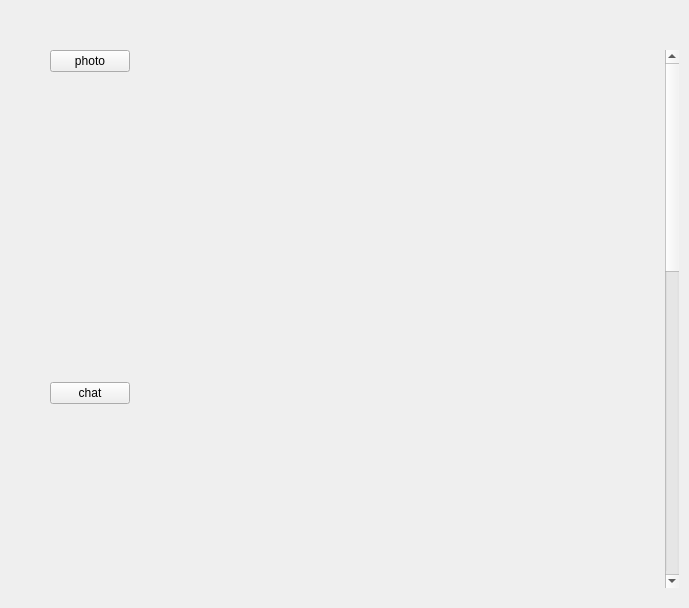
<?xml version="1.0" encoding="UTF-8"?>
<ui version="4.0">
 <class>Form</class>
 <widget class="QWidget" name="Form">
  <property name="geometry">
   <rect>
    <x>0</x>
    <y>0</y>
    <width>689</width>
    <height>608</height>
   </rect>
  </property>
  <property name="windowTitle">
   <string>Form</string>
  </property>
  <layout class="QHBoxLayout" name="horizontalLayout">
   <property name="leftMargin">
    <number>10</number>
   </property>
   <property name="topMargin">
    <number>50</number>
   </property>
   <property name="rightMargin">
    <number>10</number>
   </property>
   <property name="bottomMargin">
    <number>20</number>
   </property>
   <item>
    <widget class="ScrollArea" name="ScrollArea">
     <property name="styleSheet">
      <string notr="true">#ScrollArea {
border:none;
}</string>
     </property>
     <property name="widgetResizable">
      <bool>true</bool>
     </property>
     <widget class="QWidget" name="scrollAreaWidgetContents">
      <property name="geometry">
       <rect>
        <x>0</x>
        <y>0</y>
        <width>669</width>
        <height>1380</height>
       </rect>
      </property>
      <property name="styleSheet">
       <string notr="true"/>
      </property>
      <layout class="QVBoxLayout" name="verticalLayout_2">
       <property name="spacing">
        <number>5</number>
       </property>
       <property name="leftMargin">
        <number>40</number>
       </property>
       <property name="topMargin">
        <number>0</number>
       </property>
       <property name="rightMargin">
        <number>40</number>
       </property>
       <property name="bottomMargin">
        <number>0</number>
       </property>
       <item>
        <layout class="QVBoxLayout" name="verticalLayout">
         <item>
          <layout class="QHBoxLayout" name="horizontalLayout_2">
           <item>
            <widget class="PushButton" name="photo">
             <property name="text">
              <string>photo</string>
             </property>
            </widget>
           </item>
           <item>
            <spacer name="horizontalSpacer">
             <property name="orientation">
              <enum>Qt::Horizontal</enum>
             </property>
             <property name="sizeHint" stdset="0">
              <size>
               <width>40</width>
               <height>20</height>
              </size>
             </property>
            </spacer>
           </item>
          </layout>
         </item>
         <item>
          <widget class="ScrollArea" name="ScrollArea_2">
           <property name="minimumSize">
            <size>
             <width>0</width>
             <height>300</height>
            </size>
           </property>
           <property name="styleSheet">
            <string notr="true">#ScrollArea_2 {
border:none;
}</string>
           </property>
           <property name="widgetResizable">
            <bool>true</bool>
           </property>
           <widget class="QWidget" name="scrollAreaWidgetContents_2">
            <property name="geometry">
             <rect>
              <x>0</x>
              <y>0</y>
              <width>587</width>
              <height>300</height>
             </rect>
            </property>
            <property name="minimumSize">
             <size>
              <width>0</width>
              <height>0</height>
             </size>
            </property>
            <property name="styleSheet">
             <string notr="true">magrin:5px;</string>
            </property>
            <layout class="QVBoxLayout" name="verticalLayout_3">
             <property name="spacing">
              <number>10</number>
             </property>
             <property name="leftMargin">
              <number>10</number>
             </property>
             <property name="topMargin">
              <number>10</number>
             </property>
             <property name="rightMargin">
              <number>10</number>
             </property>
             <property name="bottomMargin">
              <number>10</number>
             </property>
            </layout>
           </widget>
          </widget>
         </item>
         <item>
          <layout class="QHBoxLayout" name="horizontalLayout_3">
           <item>
            <widget class="PushButton" name="chat">
             <property name="text">
              <string>chat</string>
             </property>
            </widget>
           </item>
           <item>
            <spacer name="horizontalSpacer_2">
             <property name="orientation">
              <enum>Qt::Horizontal</enum>
             </property>
             <property name="sizeHint" stdset="0">
              <size>
               <width>40</width>
               <height>20</height>
              </size>
             </property>
            </spacer>
           </item>
          </layout>
         </item>
         <item>
          <widget class="ScrollArea" name="ScrollArea_3">
           <property name="minimumSize">
            <size>
             <width>0</width>
             <height>300</height>
            </size>
           </property>
           <property name="styleSheet">
            <string notr="true">#ScrollArea_3 {
border:none;
}</string>
           </property>
           <property name="widgetResizable">
            <bool>true</bool>
           </property>
           <widget class="QWidget" name="scrollAreaWidgetContents_3">
            <property name="geometry">
             <rect>
              <x>0</x>
              <y>0</y>
              <width>587</width>
              <height>300</height>
             </rect>
            </property>
            <property name="minimumSize">
             <size>
              <width>0</width>
              <height>0</height>
             </size>
            </property>
            <property name="styleSheet">
             <string notr="true">magrin:5px;</string>
            </property>
            <layout class="QVBoxLayout" name="verticalLayout_5">
             <property name="spacing">
              <number>10</number>
             </property>
             <property name="leftMargin">
              <number>10</number>
             </property>
             <property name="topMargin">
              <number>10</number>
             </property>
             <property name="rightMargin">
              <number>10</number>
             </property>
             <property name="bottomMargin">
              <number>10</number>
             </property>
            </layout>
           </widget>
          </widget>
         </item>
         <item>
          <layout class="QHBoxLayout" name="horizontalLayout_4">
           <item>
            <widget class="PushButton" name="audio">
             <property name="text">
              <string>audio</string>
             </property>
            </widget>
           </item>
           <item>
            <spacer name="horizontalSpacer_3">
             <property name="orientation">
              <enum>Qt::Horizontal</enum>
             </property>
             <property name="sizeHint" stdset="0">
              <size>
               <width>40</width>
               <height>20</height>
              </size>
             </property>
            </spacer>
           </item>
          </layout>
         </item>
         <item>
          <widget class="ScrollArea" name="ScrollArea_4">
           <property name="minimumSize">
            <size>
             <width>0</width>
             <height>300</height>
            </size>
           </property>
           <property name="styleSheet">
            <string notr="true">#ScrollArea_4 {
border:none;
}</string>
           </property>
           <property name="widgetResizable">
            <bool>true</bool>
           </property>
           <widget class="QWidget" name="scrollAreaWidgetContents_4">
            <property name="geometry">
             <rect>
              <x>0</x>
              <y>0</y>
              <width>587</width>
              <height>300</height>
             </rect>
            </property>
            <property name="minimumSize">
             <size>
              <width>0</width>
              <height>0</height>
             </size>
            </property>
            <property name="styleSheet">
             <string notr="true">magrin:5px;</string>
            </property>
            <layout class="QVBoxLayout" name="verticalLayout_4">
             <property name="spacing">
              <number>10</number>
             </property>
             <property name="leftMargin">
              <number>10</number>
             </property>
             <property name="topMargin">
              <number>10</number>
             </property>
             <property name="rightMargin">
              <number>10</number>
             </property>
             <property name="bottomMargin">
              <number>10</number>
             </property>
            </layout>
           </widget>
          </widget>
         </item>
         <item>
          <layout class="QHBoxLayout" name="horizontalLayout_5">
           <item>
            <widget class="PushButton" name="video">
             <property name="text">
              <string>video</string>
             </property>
            </widget>
           </item>
           <item>
            <spacer name="horizontalSpacer_4">
             <property name="orientation">
              <enum>Qt::Horizontal</enum>
             </property>
             <property name="sizeHint" stdset="0">
              <size>
               <width>40</width>
               <height>20</height>
              </size>
             </property>
            </spacer>
           </item>
          </layout>
         </item>
         <item>
          <widget class="ScrollArea" name="ScrollArea_5">
           <property name="minimumSize">
            <size>
             <width>0</width>
             <height>300</height>
            </size>
           </property>
           <property name="styleSheet">
            <string notr="true">#ScrollArea_5 {
border:none;
}</string>
           </property>
           <property name="widgetResizable">
            <bool>true</bool>
           </property>
           <widget class="QWidget" name="scrollAreaWidgetContents_5">
            <property name="geometry">
             <rect>
              <x>0</x>
              <y>0</y>
              <width>587</width>
              <height>300</height>
             </rect>
            </property>
            <property name="minimumSize">
             <size>
              <width>0</width>
              <height>0</height>
             </size>
            </property>
            <property name="styleSheet">
             <string notr="true">magrin:5px;</string>
            </property>
            <layout class="QVBoxLayout" name="verticalLayout_6">
             <property name="spacing">
              <number>10</number>
             </property>
             <property name="leftMargin">
              <number>10</number>
             </property>
             <property name="topMargin">
              <number>10</number>
             </property>
             <property name="rightMargin">
              <number>10</number>
             </property>
             <property name="bottomMargin">
              <number>10</number>
             </property>
            </layout>
           </widget>
          </widget>
         </item>
        </layout>
       </item>
      </layout>
     </widget>
    </widget>
   </item>
  </layout>
 </widget>
 <customwidgets>
  <customwidget>
   <class>PushButton</class>
   <extends>QPushButton</extends>
   <header>qfluentwidgets</header>
  </customwidget>
  <customwidget>
   <class>ScrollArea</class>
   <extends>QScrollArea</extends>
   <header>qfluentwidgets</header>
   <container>1</container>
  </customwidget>
 </customwidgets>
 <resources/>
 <connections/>
</ui>
